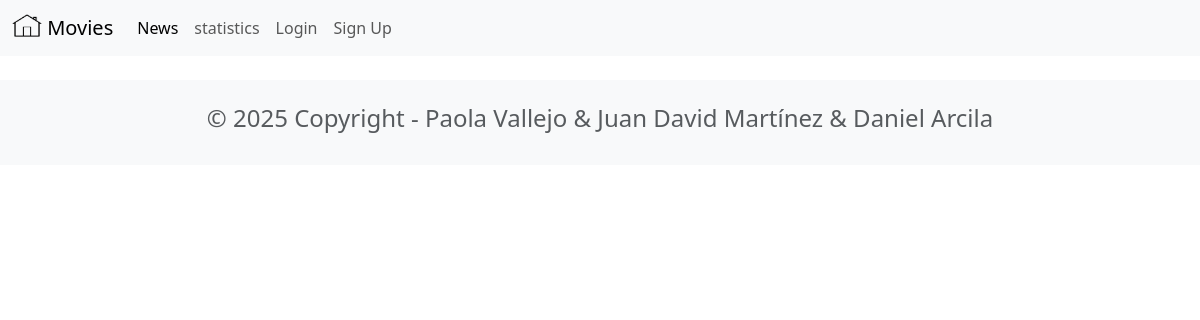
The page /news/ on the database as committed earlier.
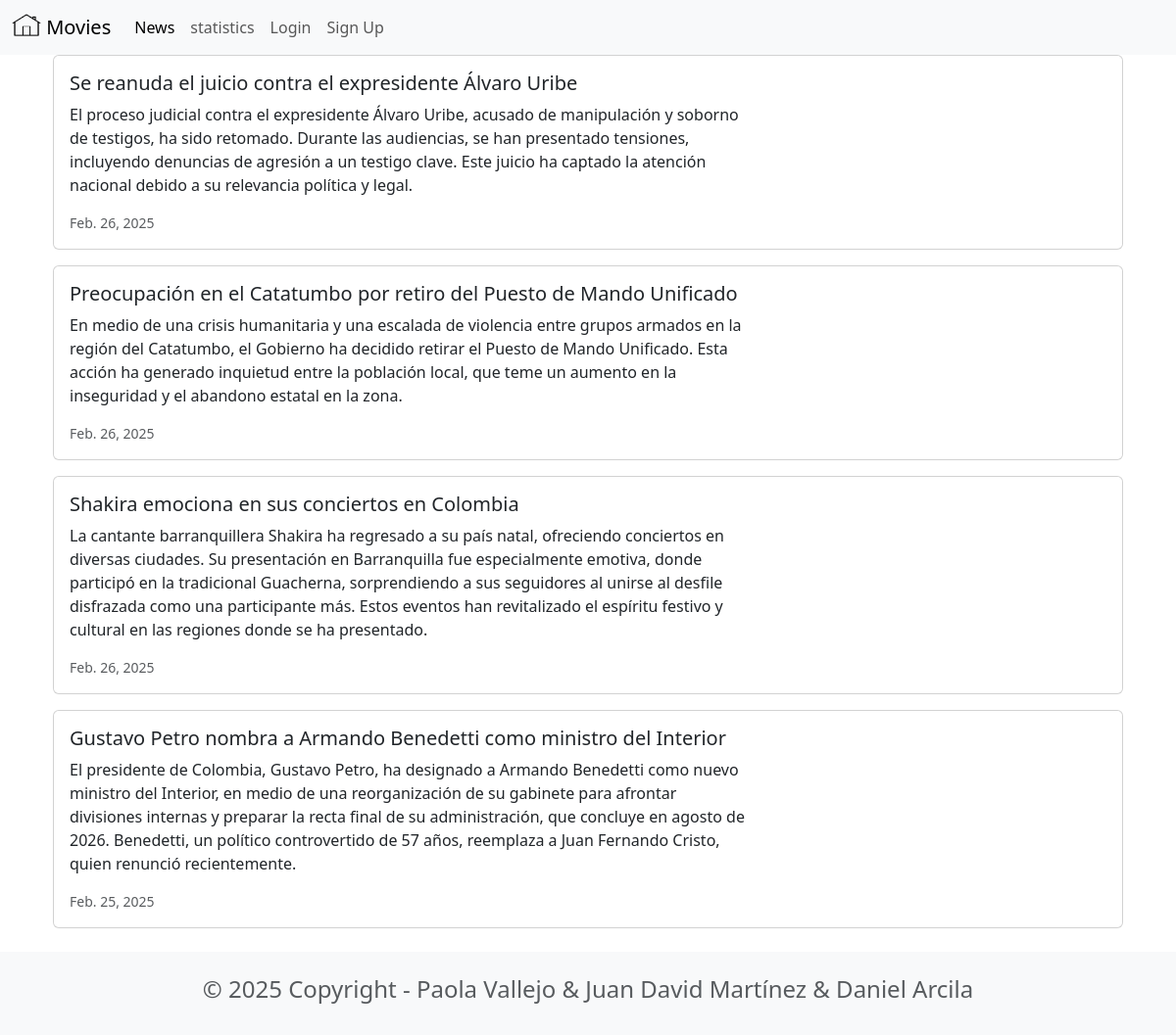
The same page on the database as committed later.
### news/models.py (models this page shows, shortened)
class News(models.Model):
    headline = models.CharField(max_length=200)
    body = models.TextField()
    date = models.DateField()

### news/views.py (the view)
# urls.py: path('news/', include('news.urls')),
def news(request):
    newss = News.objects.all().order_by('-date')
    return render(request, 'news.html', {'newss':newss})

### news/templates/news.html
{% extends 'base.html' %}
{% block content %}
<div class="container">
    {% for news in newss %}
    <div class="card mb-3">
        <div class="row g-0">
            <div class="col-md-8">
                <div class="card-body">
                    <h5 class="card-title">{{ news.headline }}</h5>
                    <p class="card-text">{{ news.body }}</p>
                    <p class="card-text"><small class="text-muted"> {{ news.date }} </small></p>
                </div>
            </div>
        </div>
    </div>
    {% endfor %}
</div>
{% endblock content %}

### moviereviews/templates/base.html (shortened to what this page needs)
<head>
    <link href="https://cdn.jsdelivr.net/npm/bootstrap@5.3.3/dist/css/bootstrap.min.css" rel="stylesheet"
>
</head>
<nav class="navbar navbar-expand-lg bg-body-tertiary">
    <div class="container-fluid">
        <a class="navbar-brand" href="{% url 'home' %}">
            {% load static %}
            <img src="{% static 'images/home.png' %}" alt="" width="30" height="24"
            class="d-inline-block align-text-top"/>
            Movies
        </a>
        <div class="collapse navbar-collapse" id="navbarSupportedContent">
            <ul class="navbar-nav me-auto mb-2 mb-lg-0">
                <li class="nav-item">
                    <a class="nav-link active" aria-current="page" href="{% url 'news' %}">News</a>
                </li>
                <li class="nav-item">
                    <a class="nav-link" href="{% url 'statistics' %}">statistics</a>
                </li>
                <li class="nav-item">
                    <a class="nav-link" href="#">Login</a>
                </li>
                <li class="nav-item">
                    <a class="nav-link" href="#">Sign Up</a>
                </li>
            </ul>
        </div>
    </div>
</nav>
<div class="container">
    {% block content %}
    {% endblock content %}
</div>
<footer class="text-center text-lg-start bg-light text-muted mt-4">
    <div class="container">
        <div class="row">
            <div class="text-center p-4">
                <h4>© 2025 Copyright - Paola Vallejo & Juan David Martínez & Daniel Arcila</h4>
            </div>
        </div>
    </div>
</footer>

Rows that differ between the two databases and show on the page:
added News: headline "Se reanuda el juicio contra el expresidente Álvaro Uribe", body "El proceso judicial contra el expresidente Álvaro Uribe, acusado de manipulación y soborno de testigos, ha sido retomado. Durante las audiencias, se han presentado tensiones, incluyendo denuncias de agresión a un testigo clave. Este juicio ha captado la atención nacional debido a su relevancia política y legal.", date "Feb. 26, 2025"
added News: headline "Preocupación en el Catatumbo por retiro del Puesto de Mando Unificado", body "En medio de una crisis humanitaria y una escalada de violencia entre grupos armados en la región del Catatumbo, el Gobierno ha decidido retirar el Puesto de Mando Unificado. Esta acción ha generado inquietud entre la población local, que teme un aumento en la inseguridad y el abandono estatal en la zona.", date "Feb. 26, 2025"
added News: headline "Shakira emociona en sus conciertos en Colombia", body "La cantante barranquillera Shakira ha regresado a su país natal, ofreciendo conciertos en diversas ciudades. Su presentación en Barranquilla fue especialmente emotiva, donde participó en la tradicional Guacherna, sorprendiendo a sus seguidores al unirse al desfile disfrazada como una participante más. Estos eventos han revitalizado el espíritu festivo y cultural en las regiones donde se ha presentado.", date "Feb. 26, 2025"
added News: headline "Gustavo Petro nombra a Armando Benedetti como ministro del Interior", body "El presidente de Colombia, Gustavo Petro, ha designado a Armando Benedetti como nuevo ministro del Interior, en medio de una reorganización de su gabinete para afrontar divisiones internas y preparar la recta final de su administración, que concluye en agosto de 2026. Benedetti, un político controvertido de 57 años, reemplaza a Juan Fernando Cristo, quien renunció recientemente.", date "Feb. 25, 2025"
